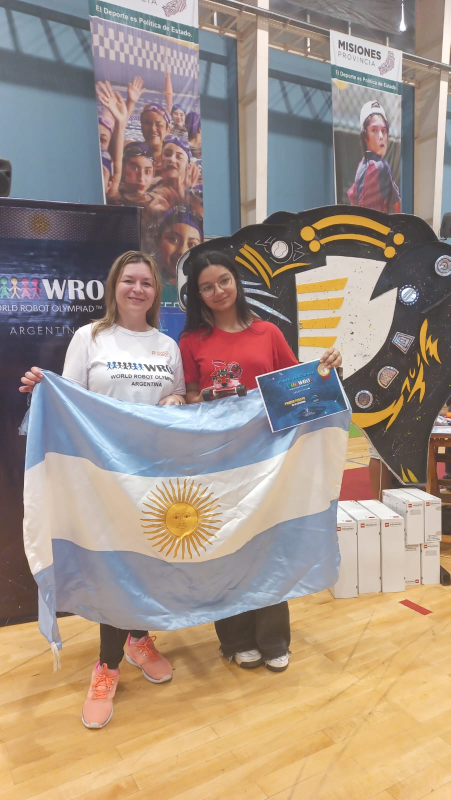
#> input picture photos & videos/Foto_1.jpg, 901 x 1600 px, given in place of the camera (shown at 1/2 size)
$ python ROI_Franco.py
#> lines starting #> are read from the running program, lines starting #| are printed output that depends on the picture; after the words box and inside, x2 and y2 are one past the last pixel; in counts of white or black regions, pixels touching at a corner belong together
import cv2
import numpy as np


fgbg = cv2.createBackgroundSubtractorMOG2()
kernel = cv2.getStructuringElement(cv2.MORPH_ELLIPSE,(3,3))

# Función para ajustar el brillo y el contraste
def adjust_brightness_contrast(imagen, brightness, contrast):
    # Aplicar el ajuste de brillo y contraste a la imagen
    adjusted = cv2.convertScaleAbs(imagen, alpha=contrast, beta=brightness)
    return adjusted

# Función para ajustar el Hue (tono), Saturation (saturación) y Value (valor)
def adjust_hsv(hue, saturation, value):
    # Crear una copia de la imagen en formato HSV
    hsv = cv2.cvtColor(frame, cv2.COLOR_BGR2HSV)

    # Ajustar los componentes HSV
    hsv[:, :, 0] = np.clip(hue, 0, 179)  # Ajustar el componente Hue (tono)
    hsv[:, :, 1] = np.clip(saturation, 0, 255)  # Ajustar el componente Saturation (saturación)
    hsv[:, :, 2] = np.clip(value, 0, 255)  # Ajustar el componente Value (valor)

    # Convertir la imagen de nuevo a formato BGR
    adjusted = cv2.cvtColor(hsv, cv2.COLOR_HSV2BGR)
    return adjusted

# Función para detectar un rango de colores en la imagen
def color_detection(hue_min, saturation_min, value_min, hue_max, saturation_max, value_max):
    # Crear una copia de la imagen en formato HSV
    hsv = cv2.cvtColor(frame, cv2.COLOR_BGR2HSV)

    # Definir el rango de colores en formato HSV
    lower_bound = np.array([hue_min, saturation_min, value_min])
    upper_bound = np.array([hue_max, saturation_max, value_max])

    # Crear una máscara para los píxeles que están dentro del rango
    mask = cv2.inRange(hsv, lower_bound, upper_bound)

    return mask

# Inicializar la cámara
cap = cv2.VideoCapture(0)

# Crear una ventana para la imagen
cv2.namedWindow("Ajustes")


# Crear sliders para el brillo y el contraste
cv2.createTrackbar("Brillo", "Ajustes", 0, 1000, lambda x: None)
cv2.createTrackbar("Contraste", "Ajustes", 1, 100, lambda x: None)

# Crear sliders para Hue (tono), Saturation (saturación) y Value (valor)
cv2.createTrackbar("Hue", "Ajustes", 0, 1790, lambda x: None)
cv2.createTrackbar("Saturation", "Ajustes", 0, 2550, lambda x: None)
cv2.createTrackbar("Value", "Ajustes", 0, 2550, lambda x: None)

# Crear sliders para el rango de color
cv2.createTrackbar("Hue min", "Ajustes", 0, 179, lambda x: None)
cv2.createTrackbar("Saturation min", "Ajustes", 0, 255, lambda x: None)
cv2.createTrackbar("Value min", "Ajustes", 0, 255, lambda x: None)
cv2.createTrackbar("Hue max", "Ajustes", 179, 179, lambda x: None)
cv2.createTrackbar("Saturation max", "Ajustes", 255, 255, lambda x: None)
cv2.createTrackbar("Value max", "Ajustes", 255, 255, lambda x: None)

while True:
    # Capturar un cuadro de la cámara
    ret, frame = cap.read()
#> frame is the input picture: shape (1600, 901, 3); mean B, G, R 132.4, 145.5, 161.8
    gray = cv2.cvtColor(frame, cv2.COLOR_BGR2GRAY)
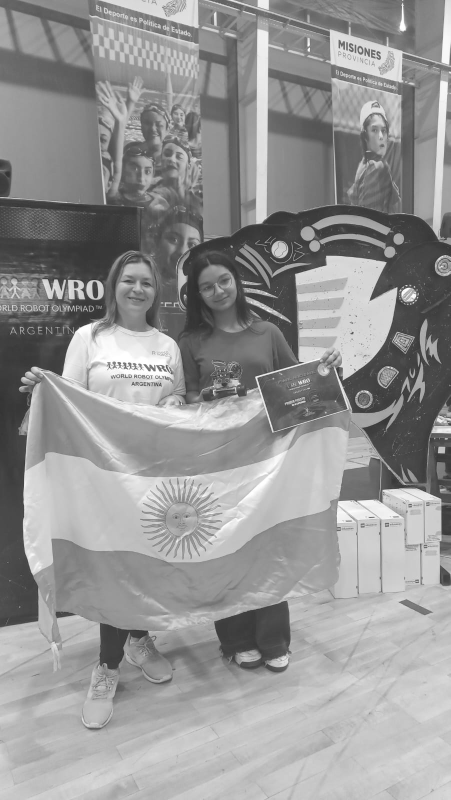
#> gray: shape (1600, 901) (shown at 1/2 size); min 27, max 255, mean 148.9

    cv2.rectangle(frame,(0,0),(frame.shape[1],40),(0,0,0),-1)
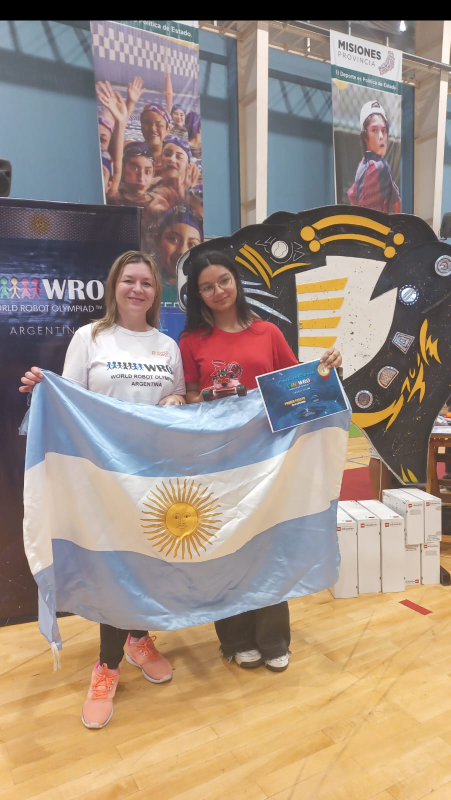
#> frame: shape (1600, 901, 3) (shown at 1/2 size); 2.56% of pixels changed, all inside (x1, y1, x2, y2) = (0, 0, 901, 41)
    color = (0, 255, 0)
    texto_estado = "Estado: No se ha detectado movimiento"
    area_pts = np.array([[150,270], [500,270], [620,frame.shape[0]], [50,frame.shape[0]]])


    # Obtendremos la imagen binaria donde la región en blanco representa
    # la existencia de movimiento

    # Obtener los valores actuales de brillo y contraste desde los sliders
    brightness = cv2.getTrackbarPos("Brillo", "Ajustes") / 50.0
    contrast = cv2.getTrackbarPos("Contraste", "Ajustes") / 50.0

    # Llamar a la función para ajustar brillo y contraste
    adjusted_bc = adjust_brightness_contrast(frame, brightness, contrast)

    # Obtener los valores actuales de Hue (tono), Saturation (saturación) y Value (valor) desde los sliders
    hue = cv2.getTrackbarPos("Hue", "Ajustes")
    saturation = cv2.getTrackbarPos("Saturation", "Ajustes")
    value = cv2.getTrackbarPos("Value", "Ajustes")
    print(f"Valor (Value): {value}")
    # Llamar a la función para ajustar HSV
    adjusted_hsv = adjust_hsv(hue, saturation, value)
#> in adjust_hsv, `hsv = cv2.cvtColor(frame, cv2.COLOR_BGR2HSV)`: hsv: shape (1600, 901, 3); mean H, S, V 59.4, 66.4, 166.7
#> in adjust_hsv, `hsv[:, :, 0] = np.clip(hue, 0, 179)`: hsv: shape (1600, 901, 3); mean H, S, V 0, 66.4, 166.7
#> in adjust_hsv, `hsv[:, :, 1] = np.clip(saturation, 0, 255)`: hsv: shape (1600, 901, 3); mean H, S, V 0, 0, 166.7
#> in adjust_hsv, `hsv[:, :, 2] = np.clip(value, 0, 255)`: hsv: shape (1600, 901, 3); every value is 0

    # Obtener los valores actuales del rango de color desde los sliders
    hue_min = cv2.getTrackbarPos("Hue min", "Ajustes")
    saturation_min = cv2.getTrackbarPos("Saturation min", "Ajustes")
    value_min = cv2.getTrackbarPos("Value min", "Ajustes")
    hue_max = cv2.getTrackbarPos("Hue max", "Ajustes")
    saturation_max = cv2.getTrackbarPos("Saturation max", "Ajustes")
    value_max = cv2.getTrackbarPos("Value max", "Ajustes")


    imAux = np.zeros(shape=(frame.shape[:2]), dtype=np.uint8)
    imAux = cv2.drawContours(imAux, [area_pts], -1, (255), -1)
    image_area = cv2.bitwise_and(gray, gray, mask=imAux)
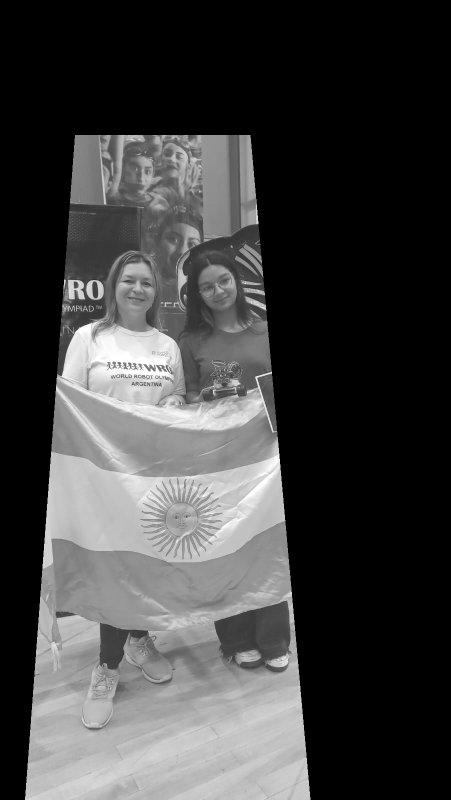
#> image_area: shape (1600, 901) (shown at 1/2 size); min 0, max 255, mean 64.9
    # Llamar a la función para detectar el rango de color
    color_mask = color_detection(hue_min, saturation_min, value_min, hue_max, saturation_max, value_max)
#> in color_detection, `mask = cv2.inRange(hsv, lower_bound, upper_bound)`: mask: shape (1600, 901); every value is 255

    # Combinar la imagen ajustada y la máscara de color
    combined_image = cv2.bitwise_and(adjusted_bc, adjusted_hsv, mask=color_mask)
    combined_orig = cv2.bitwise_and(adjusted_bc, adjusted_hsv)
    imag_fin = cv2.bitwise_and(gray, gray, mask=color_mask)


    fgmask = fgbg.apply(image_area)
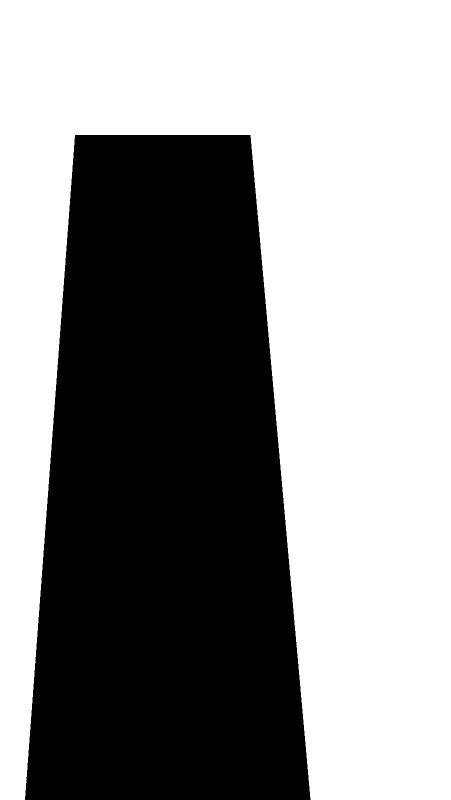
#> fgmask: shape (1600, 901) (shown at 1/2 size); values 127 (black) and 255 (white), 57.5% white; 1 black region, box (x1, y1, x2, y2) and area: (50, 270, 621, 1600) 613130
    fgmask = cv2.morphologyEx(imag_fin, cv2.MORPH_OPEN, kernel)
    fgmask = cv2.dilate(imag_fin, None, iterations=2)
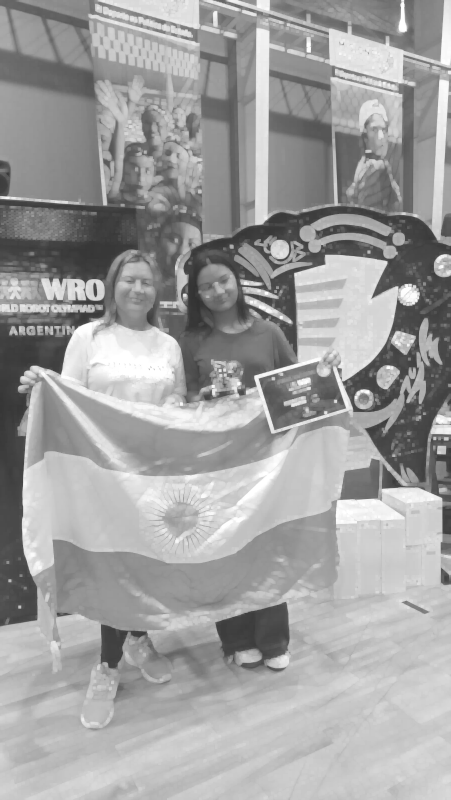
#> fgmask: shape (1600, 901) (shown at 1/2 size); min 49, max 255, mean 160.2

    cnts = cv2.findContours(fgmask, cv2.RETR_EXTERNAL, cv2.CHAIN_APPROX_SIMPLE)[0]
#> cnts = [[[0, 0], [0, 1599], [900, 1599], [900, 0]]]
    for cnt in cnts:
        if cv2.contourArea(cnt) > 500:
            x, y, w, h = cv2.boundingRect(cnt)
            cv2.rectangle(frame, (x,y), (x+w, y+h),(0,255,0), 2)
            texto_estado = "Estado: Alerta Movimiento Detectado!"
            color = (0, 0, 255)

            cv2.drawContours(frame, [area_pts], -1, color, 2)
            cv2.putText(frame, texto_estado , (10, 30),
            cv2.FONT_HERSHEY_SIMPLEX, 1, color,2)
#> this loop made 1 pass
#> (cnt, x, y, w, h, texto_estado, color) on pass 1: ([[0, 0], [0, 1599], [900, 1599], [900, 0]], 0, 0, 901, 1600, 'Estado: Alerta Movimiento Detectado!', (0, 0, 255))
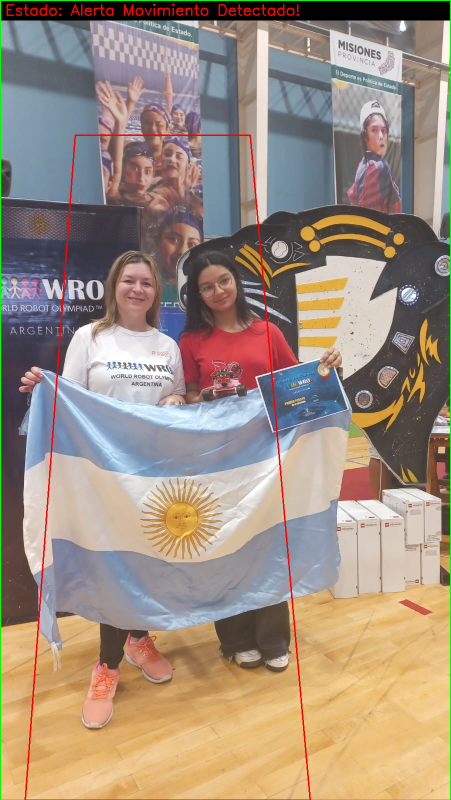
#> frame: shape (1600, 901, 3) (shown at 1/2 size); mean B, G, R 127.4, 141.6, 158.9

    # Mostrar la imagen combinada
    cv2.imshow("orig", combined_orig)
    cv2.imshow("Ajustes", combined_image)
    cv2.imshow("Final", imag_fin)
    cv2.imshow("ROI", frame)


    # Salir del bucle si se presiona la tecla 'q'
    if cv2.waitKey(1) & 0xFF == ord('q'):
#> (key q is pressed here)
        break

# Liberar la cámara y cerrar la ventana
cap.release()
cv2.destroyAllWindows()

$ run again, on photos & videos/WhatsApp Image 2023-09-21 at 21.20.07 (1).jpeg
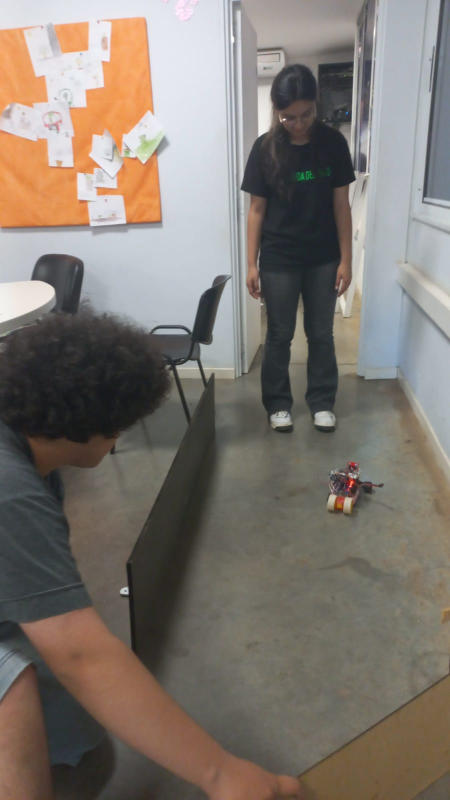
#> input picture photos & videos/WhatsApp Image 2023-09-21 at 21.20.07 (1).jpeg, 900 x 1600 px, given in place of the camera (shown at 1/2 size)
#> frame is the input picture: shape (1600, 900, 3); mean B, G, R 111.4, 119.1, 127
#> mask: shape (1600, 900); every value is 255
#> `fgmask = fgbg.apply(image_area)`:
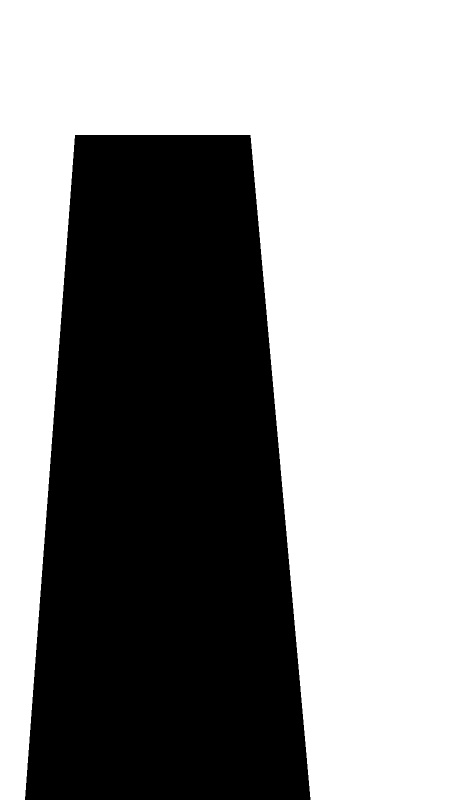
#> fgmask: shape (1600, 900) (shown at 1/2 size); values 127 (black) and 255 (white), 57.4% white; 1 black region, box (x1, y1, x2, y2) and area: (50, 270, 621, 1600) 613130
#> cnts = [[[0, 0], [0, 1599], [899, 1599], [899, 0]]]
#> the loop `for cnt in cnts:` made 1 pass
#> (cnt, x, y, w, h, texto_estado, color) on pass 1: ([[0, 0], [0, 1599], [899, 1599], [899, 0]], 0, 0, 900, 1600, 'Estado: Alerta Movimiento Detectado!', (0, 0, 255))
#> after the loop `for cnt in cnts:`:
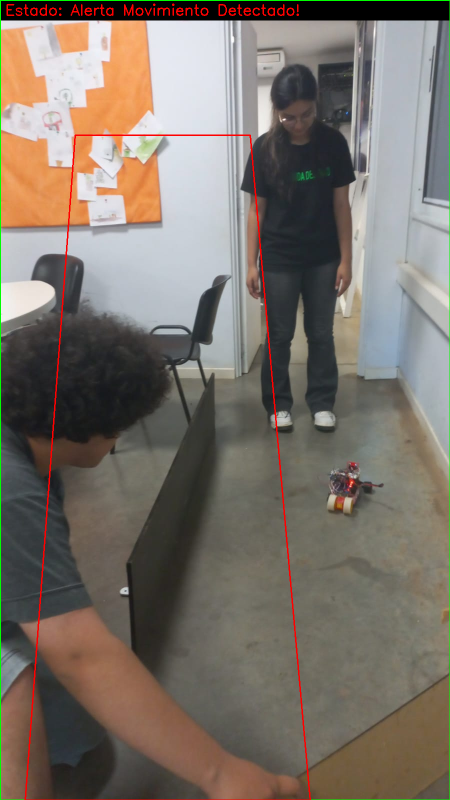
#> frame: shape (1600, 900, 3) (shown at 1/2 size); mean B, G, R 105.5, 114.4, 123.2
